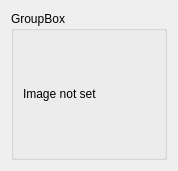
<?xml version="1.0" encoding="UTF-8"?>
<ui version="4.0">
 <class>ImageViewerCv</class>
 <widget class="QWidget" name="ImageViewerCv">
  <property name="geometry">
   <rect>
    <x>0</x>
    <y>0</y>
    <width>178</width>
    <height>171</height>
   </rect>
  </property>
  <property name="sizePolicy">
   <sizepolicy hsizetype="Expanding" vsizetype="Expanding">
    <horstretch>0</horstretch>
    <verstretch>0</verstretch>
   </sizepolicy>
  </property>
  <property name="maximumSize">
   <size>
    <width>100000</width>
    <height>10000</height>
   </size>
  </property>
  <property name="windowTitle">
   <string>Form</string>
  </property>
  <layout class="QVBoxLayout" name="verticalLayout_2">
   <item>
    <widget class="QGroupBox" name="groupBox">
     <property name="sizePolicy">
      <sizepolicy hsizetype="Expanding" vsizetype="Expanding">
       <horstretch>0</horstretch>
       <verstretch>0</verstretch>
      </sizepolicy>
     </property>
     <property name="title">
      <string>GroupBox</string>
     </property>
     <layout class="QVBoxLayout" name="verticalLayout">
      <item>
       <widget class="QLabel" name="imgDisplay">
        <property name="sizePolicy">
         <sizepolicy hsizetype="Fixed" vsizetype="Fixed">
          <horstretch>0</horstretch>
          <verstretch>0</verstretch>
         </sizepolicy>
        </property>
        <property name="text">
         <string>Image not set</string>
        </property>
        <property name="scaledContents">
         <bool>false</bool>
        </property>
       </widget>
      </item>
     </layout>
    </widget>
   </item>
  </layout>
 </widget>
 <resources/>
 <connections/>
</ui>
